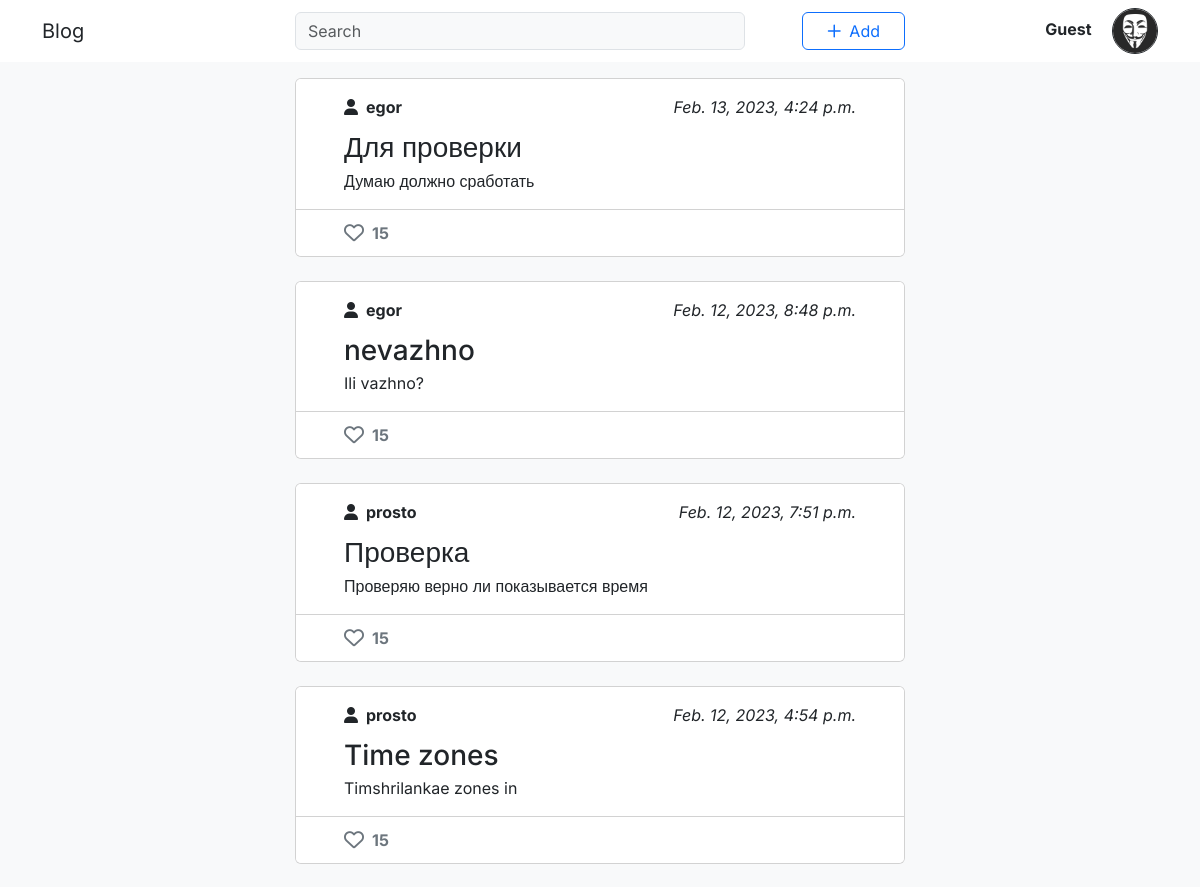
The app's page / (upper part), older data.
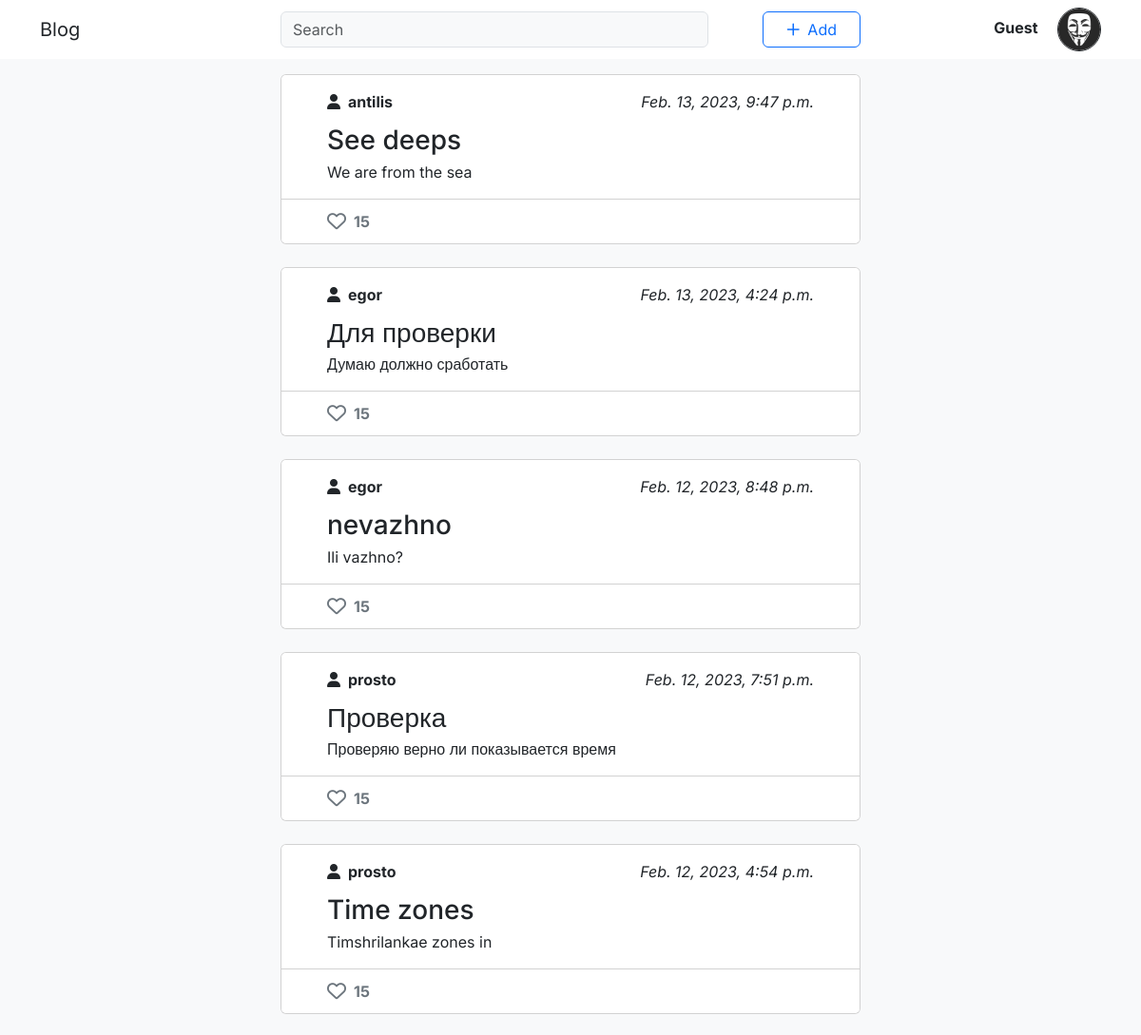
The same page, newer data.
### main/models.py (models this page shows)
class Article(models.Model):
    title = models.CharField(max_length=120, name='title')
    anounce = models.CharField(max_length=220)
    text = models.TextField(name='text')
    image = models.ImageField(null=True, blank=True, upload_to='model_images/')
    date = models.DateTimeField()
    author = models.ForeignKey(User, on_delete=models.CASCADE)

### main/views.py (the view)
# urls.py: path('', views.PostListView.as_view(), name='news'),
class PostListView(ListView):
    model = models.Article
    ordering = ['-date']
    template_name = 'main/news.html'
    context_object_name = 'articles'

### main/templates/main/news.html (shortened to what this page needs)
{% extends 'main/pattern.html' %}
{% block content %}
    <div class="container-fluid px-md-0 py-2 mx-auto" style="max-width: 610px">
        {% for article in articles %}
            <div class="card mb-4">
                <div class="card-header bg-white border-0 d-flex justify-content-between pt-3 px-md-5">
                    <a href="{% url 'author_detail' article.author.id %}">
                        <span class="author-username fw-bold d-flex align-items-center">
                            <i class="fa-solid fa-user me-2"></i>
                            {{ article.author.username }}
                        </span>
                    </a>
                    <span class="posted-date fst-italic">{{ article.date }}</span>
                </div>
                <a href="{% url 'post_detail' article.id %}">
                    <div class="card-body pt-1 px-md-5">
                        <h3 class="card-title truncate">{{ article.title }}</h3>
                        <p class="card-subtitle truncate">{{ article.anounce }}</p>
                    </div>
                </a>
                <div class="card-footer bg-white d-flex justify-content-start align-items-center px-md-5">
                    <span class="fs-5 me-2 text-secondary">
                        <i class="fa-regular fa-heart"></i>
                    </span>
                    <span class="fw-bold text-secondary">15</span>
                </div>
            </div>
        {% endfor %}
    </div>
{% endblock %}

### main/templates/main/pattern.html (shortened to what this page needs)
{% load static %}
<!DOCTYPE html>
<html lang="en">
<head>
    <link rel="stylesheet" href="{% static 'main/css/style.css' %}">
    <link href="https://cdn.jsdelivr.net/npm/bootstrap@5.3.0-alpha1/dist/css/bootstrap.min.css" rel="stylesheet">
</head>
<body class="bg-light">
    <header class="mb-2">
        {% include 'main/header.html' %}
    </header>
    <main>
        {% block content %}
        {% endblock %}
    </main>
</body>
</html>

### main/templates/main/header.html (shortened to what this page needs)
<nav class="navbar  navbar-expand-md navbar-light bg-white">
    <div class="container-lg">
        <a href="{% url 'news' %}" class="navbar-brand">Blog</a>
        <div class="search-add d-none d-md-flex align-items-center">
            <form action="" class="d-block">
                <input type="search" class="form-control bg-light" placeholder="Search">
            </form>
            <div class="">
                <button class="btn btn-outline-primary px-4 d-flex align-items-center" data-bs-toggle="modal" data-bs-target="#headerArticleModal" type="button" >
                    <i class="fa-regular fa-plus fs-6 me-2"></i>
                    Add
                </button>
            </div>
        </div>
        <div>
            <div class="btn-group" role="button">
                <div class="" alt="" data-bs-toggle="dropdown" aria-expanded="false">
                    {% if request.user.is_authenticated %}
                        <span class="fw-bold d-none d-xl-inline nav-item dropdown">{{ request.user.username }}</span>
                        <img src="{{ request.user.profile.avatar.url }}" class="border border-dark rounded-circle object-fit-cover ms-3 d-none d-md-inline-block" alt="">
                    {% else %}
                        <span class="fw-bold d-none d-xl-inline nav-item dropdown">Guest</span>
                        <img src="/media/profile_pics/default_avatar.jpg" class="border border-dark rounded-circle object-fit-cover ms-3 d-none d-md-inline-block" alt="">
                    {% endif %}
                </div>
            </div>
        </div>
    </div>
</nav>

### main/static/main/css/style.css (style rules this page uses)
* { padding: 0; margin: 0; font-family: 'Inter', sans-serif; }
header nav:nth-child(1) img { width: 46px; height: 46px }
nav img { width: 30px; height: 30px }
header nav:nth-child(1) .search-add { width: 610px; }
header .search-add { width: 300px; display: flex; justify-content: space-between; position: absolute; top: 50%; left: 50%; transform: translateX(-50%) translateY(-50%); }
header .search-add input { width: 450px; }
.card .card-title.truncate { overflow: hidden; display: -webkit-box; -webkit-line-clamp: 4; -webkit-box-orient: vertical; }
.card .card-subtitle.truncate { overflow: hidden; display: -webkit-box; -webkit-line-clamp: 4; -webkit-box-orient: vertical; }
a { text-decoration: none !important; color: inherit !important; }

Row changes from the older to the newer data that the page shows:
added Article: author.username "antilis", date "Feb. 13, 2023, 9:47 p.m.", title "See deeps", anounce "We are from the sea"
